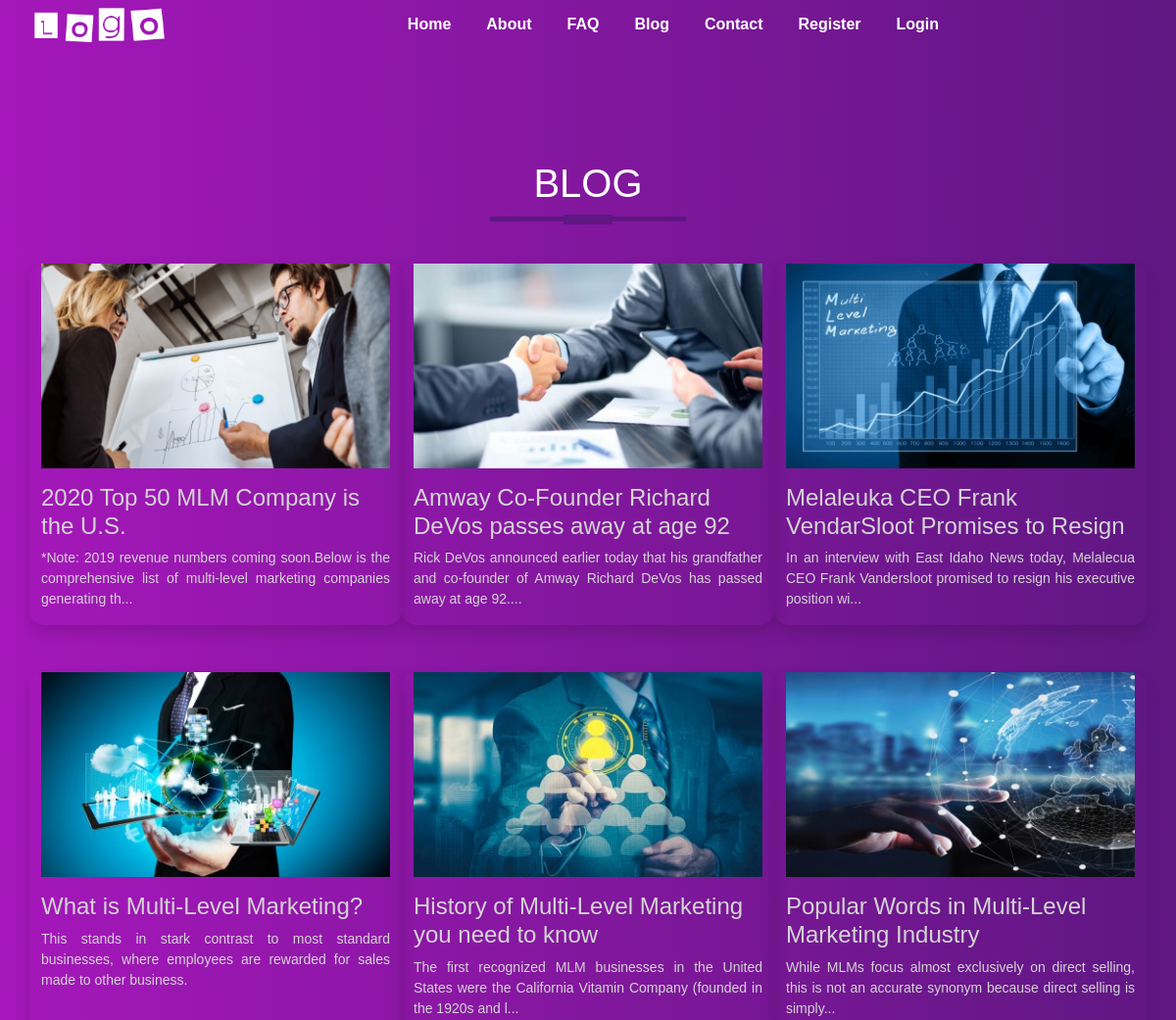
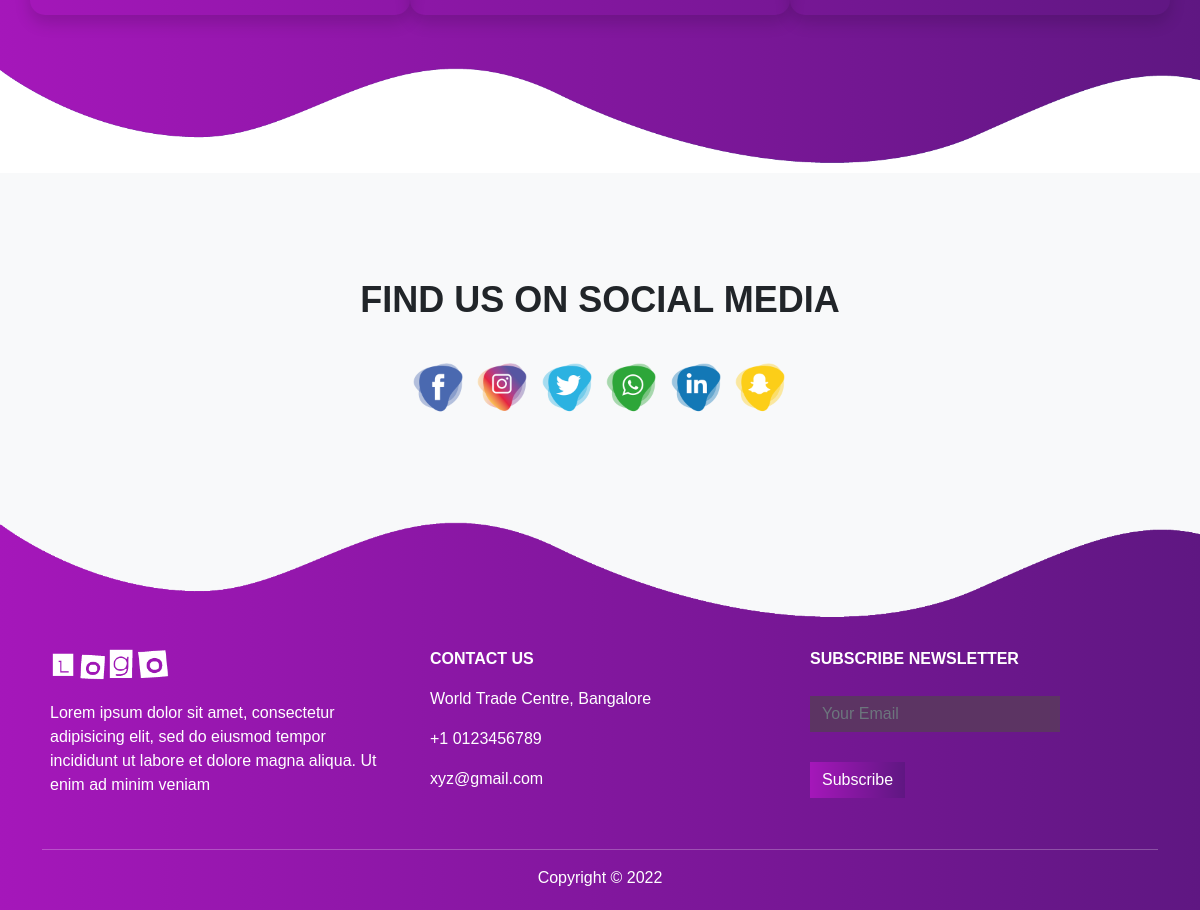
Screenshot of /blog/ with the database file from the repository (2 pictures, top to bottom).
### blog/models.py (models this page shows, shortened)
class Blog(models.Model):
    title = models.CharField(max_length=255)
    thumbnail = models.ImageField(upload_to="thumbnail")
    description = models.TextField()
    slug = AutoSlugField(populate_from='title', blank=True, null=True)
    created_at = models.DateTimeField(auto_now_add=True)
    updated_at = models.DateTimeField(auto_now=True)

### blog/views.py (the view)
# urls.py: path('blog/', views.blogView, name="blog"),
def blogView(request):
    blogs = Blog.objects.all()
    context = {
        'blogs': blogs
    }
    return render(request, 'blog/bloglist.html', context)

### templates/blog/bloglist.html
{% extends 'core/base.html' %}
{% load static %}
{% block content %}
<div class="signup">
    <div class="container">
        <h1 class="title text-center my-5">BLOG</h1>
        <div class="row">
            {% for blog in blogs %}
            <div class="col-lg-4 blog-item shadow col-md-6 mx-auto mb-5">
                <img class="w-100" src="{{ blog.thumbnail.url }}" alt="">
                <div class="blog-content">
                    <h4 class="mt-3">{{ blog.title }}</h4>
                    <p class="text-">{{ blog.description }}</p>
                </div>
            </div>
            {% endfor %}
        </div>
    </div>
    <img src="{% static 'images/wave1.png' %}" class="bottom-img">
</div>
{% endblock content %}

### templates/core/base.html (shortened to what this page needs)
{% load static %}
<!doctype html>
<html lang="en">
  <head>
    <link href="https://cdn.jsdelivr.net/npm/bootstrap@5.2.0-beta1/dist/css/bootstrap.min.css" rel="stylesheet">
    <link rel="stylesheet" type="text/css" href={% static 'css/style.css' %}>
  </head>
  <body>
    <section id="nav-bar">
      <nav class="navbar navbar-expand-lg navbar-light ">
        <div class="container-fluid">
          <a class="navbar-brand" href="#"><img src="{% static 'images/demo-logo.png' %}"></a>
          <div class="collapse navbar-collapse justify-content-center" id="navbarNav">
            <ul class="navbar-nav">
              <li class="nav-item">
                <a class="nav-link" href="/">Home</a>
              </li>
              <li class="nav-item">
                <a class="nav-link" href="{% url 'about' %}">About</a>
              </li>
              <li class="nav-item">
                <a class="nav-link" href="{% url 'faq' %}">FAQ</a>
              </li>
              <li class="nav-item">
                <a class="nav-link" href="{% url 'blog' %}">Blog</a>
              </li>
              <li class="nav-item">
                <a class="nav-link" href="{% url 'contact' %}">Contact</a>
              </li>
              {% if request.user.is_authenticated %}
              <li class="nav-item dropdown">
                <a class="nav-link dropdown-toggle" href="#" id="navbarDropdown" role="button" data-bs-toggle="dropdown" aria-expanded="false">
                  {{ request.user.first_name }}
                </a>
                <ul class="dropdown-menu bg-secondary" aria-labelledby="navbarDropdown">
                  <li><a class="dropdown-item text-dark" href="{% url 'dashboard' %}">Dashboard</a></li>
                  <li><a class="dropdown-item text-dark" href="{% url 'profile' %}">Profile</a></li>
                  <li><a class="dropdown-item" href="{% url 'password-change' %}">Change Password</a></li>
                  <li><a class="dropdown-item" href="{% url 'logout' %}">Logout</a></li>
                </ul>
              </li>
              {% else %}
              <li class="nav-item">
                <a class="nav-link" href="{% url 'register' %}">Register</a>
              </li>
              <li class="nav-item">
                <a class="nav-link" href="{% url 'login' %}">Login</a>
              </li>
              {% endif %}
            </ul>
          </div>
        </div>
      </nav>
    </section>
    {% block content %} {% endblock content %}
    <section id="social-media">
      <div class="container text-center">
        <p>FIND US ON SOCIAL MEDIA</p>
        <div class="social-icons">
        <a href="#"><img src="{% static 'images/facebook-icon.png' %}"></a>
        <a href="#"><img src="{% static 'images/instagram-icon.png' %}"></a>
        <a href="#"><img src="{% static 'images/twitter-icon.png' %}"></a>
        <a href="#"><img src="{% static 'images/whatsapp-icon.png' %}"></a>
        <a href="#"><img src="{% static 'images/linkedin-icon.png' %}"></a>
        <a href="#"><img src="{% static 'images/snapchat-icon.png' %}"></a></div>
      </div>
    </section>
    <section id="footer">
      <img src="{% static 'images/wave2.png' %}" class="footer-img">
      <div class="container">
        <div class="row">
          <div class="col-md-4 footer-box">
            <img src="{% static 'images/demo-logo.png' %}">
            <p>Lorem ipsum dolor sit amet, consectetur adipisicing elit, sed do eiusmod
            tempor incididunt ut labore et dolore magna aliqua. Ut enim ad minim veniam</p>
          </div>
          <div class="col-md-4 footer-box">
            <p><b>CONTACT US</b></p>
            <p>World Trade Centre, Bangalore</p>
            <p>+1 0123456789</p>
            <p>xyz@gmail.com</p>
          </div>
          <div class="col-md-4 footer-box">
            <p><b>SUBSCRIBE NEWSLETTER</b></p>
            <input type="email" class="form-control" placeholder="Your Email">
            <button type="button" class="btn btn-primary">Subscribe</button>
          </div>
        </div>
        <hr>
        <p class="copyright">Copyright &copy; 2022</p>
      </div>
    </section>
  </body>
</html>

### static/css/style.css (style rules this page uses)
* { padding: 0; margin: 0; }
body { font-family: sans-serif; }
#nav-bar { position: sticky; top: 0; z-index: 10; }
.navbar { background-image: linear-gradient(to right, #a517ba, #5f1782); padding: 0 !important; }
.navbar-brand img { height: 40px; padding-left: 20px; }
.navbar-nav li { padding: 0 10px; }
.navbar-nav li a { color: #fff !important; font-weight: 600; }
.bottom-img { width: 100%; }
.title::before { content: ''; height: 5px; width: 200px; background: #5f1782; margin-left: auto; margin-right: auto; transform: translateY(63px); display: block; }
.title::after { content: ''; height: 10px; width: 50px; background: #5f1782; margin-left: auto; margin-right: auto; transform: translateY(8px); display: block; margin-bottom: 40px; }
#social-media { background: #f8f9fa; padding: 100px 0; }
#social-media p { font-size: 36px; font-weight: 600; margin-bottom: 30px; }
.social-icons img { width: 60px; transition: .5s; }
#footer { background-image: linear-gradient(to right, #a517ba, #5f1782); color: #fff; }
.footer-img { width: 100%; }
.footer-box { padding: 20px; }
.footer-box img { width: 120px; margin-bottom: 20px; }
.footer-box .form-control { box-shadow: none !important; border: none; border-radius: 0; max-width: 250px; margin-top: 25px; }
.footer-box .btn-primary { box-shadow: none !important; border: none; border-radius: 0; margin-top: 30px; background-image: linear-gradient(to right, #a517ba, #5f1782); ; }
hr { background-color: #fff; }
.copyright { margin-bottom: 0; padding-bottom: 20px; text-align: center; }
.signup, .login { background-image: linear-gradient(to right, #a517ba, #5f1782); color: #fff; padding-top: 5%; }
.form-control { background: #5c3463; border: 1px solid #5c3463; }
.blog-item { border-radius: 15px; }
.blog-content h4 { color: #d4d4d4; }
.blog-content p { font-size: 14px; text-align: justify; color: #d4d4d4 }

### rows the page displays
Blog: thumbnail (picture), title "2020 Top 50 MLM Company is the U.S.", description "*Note: 2019 revenue numbers coming soon.Below is the comprehensive list of multi-level marketing companies generating th..."
Blog: thumbnail (picture), title "Amway Co-Founder Richard DeVos passes away at age 92", description "Rick DeVos announced earlier today that his grandfather and co-founder of Amway Richard DeVos has passed away at age 92...."
Blog: thumbnail (picture), title "Melaleuka CEO Frank VendarSloot Promises to Resign", description "In an interview with East Idaho News today, Melalecua CEO Frank Vandersloot promised to resign his executive position wi..."
Blog: thumbnail (picture), title "What is Multi-Level Marketing?", description "This stands in stark contrast to most standard businesses, where employees are rewarded for sales made to other business."
Blog: thumbnail (picture), title "History of Multi-Level Marketing you need to know", description "The first recognized MLM businesses in the United States were the California Vitamin Company (founded in the 1920s and l..."
Blog: thumbnail (picture), title "Popular Words in Multi-Level Marketing Industry", description "While MLMs focus almost exclusively on direct selling, this is not an accurate synonym because direct selling is simply..."
